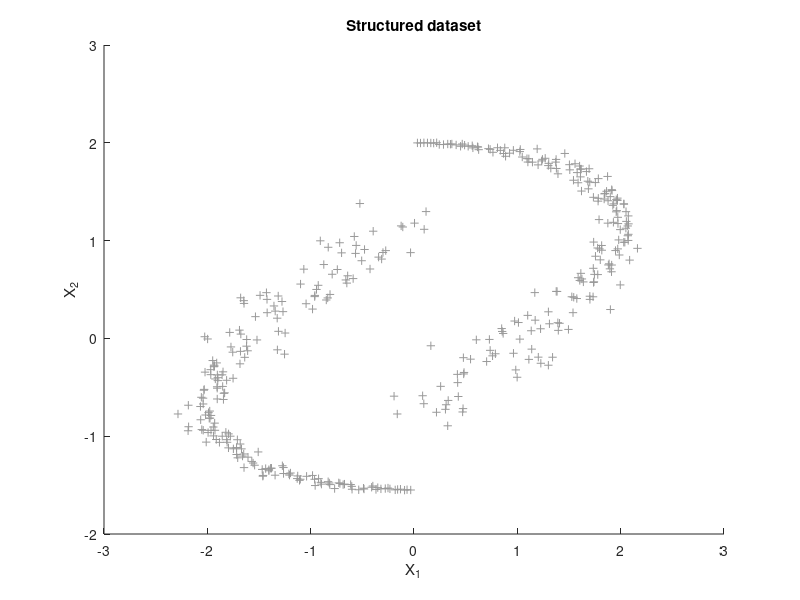

Here is the MATLAB script that generated this plot: (Note: this script raises an error after producing the figure.)
% Copyright (c) 2011,  KULeuven-ESAT-SCD, License & help @ http://www.esat.kuleuven.be/sista/lssvmlab

disp('  This demo illustrates facilities of LS-SVMlab');
disp('  with respect to unsupervised learning.');

disp(' a demo dataset is generated...');
clear yin yang samplesyin samplesyang mema
% initiate variables and construct the data
nb =200;
sig = .20;

% construct data
leng = 1;
for t=1:nb, 
  yin(t,:) = [2.*sin(t/nb*pi*leng) 2.*cos(.61*t/nb*pi*leng) (t/nb*sig)]; 
  yang(t,:) = [-2.*sin(t/nb*pi*leng) .45-2.*cos(.61*t/nb*pi*leng) (t/nb*sig)]; 
  samplesyin(t,:)  = [yin(t,1)+yin(t,3).*randn   yin(t,2)+yin(t,3).*randn];
  samplesyang(t,:) = [yang(t,1)+yang(t,3).*randn   yang(t,2)+yang(t,3).*randn];
end

% plot the data
figure; hold on;
plot(samplesyin(:,1),samplesyin(:,2),'+','Color',[0.6 0.6 0.6]);
plot(samplesyang(:,1),samplesyang(:,2),'+','Color',[0.6 0.6 0.6]);
xlabel('X_1');
ylabel('X_2');
title('Structured dataset');
disp('  (press any key)');
pause

%
% kernel based Principal Component Analysis
%
disp(' ');
disp('  extract the principal eigenvectors in feature space');
disp(' >> nb_pcs=4;'); nb_pcs = 4;
disp(' >> sig2 = .8;'); sig2 = .8;
disp(' >> [lam,U] = kpca([samplesyin;samplesyang],''RBF_kernel'',sig2,[],''eigs'',nb_pcs); ');
[lam,U] = kpca([samplesyin;samplesyang],'RBF_kernel',sig2,[],'eigs',nb_pcs);
disp('  (press any key)');
pause

%
% make a grid over the inputspace
%
disp(' ');
disp(' make a grid over the inputspace:');
disp('>> Xax = -3:0.1:3; Yax = -2.0:0.1:2.5;'); Xax = -3:0.1:3; Yax = -2.0:0.1:2.5;
disp('>> [A,B] = meshgrid(Xax,Yax);'); [A,B] = meshgrid(Xax,Yax);
disp('>> grid = [reshape(A,prod(size(A)),1) reshape(B,1,prod(size(B)))'']; ');
grid = [reshape(A,numel(A),1) reshape(B,1,numel(B))'];


%
% compute projections of each point of the inputspace on the
% principal components
%
disp(' ');
disp('  compute projections of each point of the inputspace on the  ');
disp('  principal components');
disp('>> k = kernel_matrix([samplesyin;samplesyang],''RBF_kernel'',sig2,grid)'';  ');
k = kernel_matrix([samplesyin;samplesyang],'RBF_kernel',sig2,grid)';
disp('>> projections = k*U;'); projections = k*U; 
disp('>> contour(Xax,Yax,reshape(projections(:,1),length(Yax),length(Xax)));'); 
contour(Xax,Yax,reshape(projections(:,1),length(Yax),length(Xax)));
title('Projections onto the first kernel PC');
disp('  (press any key)');
pause



%
% Compute the approximate pre-image in the input space
disp(' ');
disp(' Compute the approximate pre-image in the input space');


  disp(' For every point, the approximate pre-image is computed using:');
  disp(' ----------------------------------------------------------');
  disp(' ');
  disp('>> Xd=preimage_rbf([samplesyin;samplesyang],sig2,U); ');
  Xd=preimage_rbf([samplesyin;samplesyang],sig2,U);
  figure; hold on;
  plot(samplesyin(:,1),samplesyin(:,2),'+','Color',[0.6 0.6 0.6]);
  plot(samplesyang(:,1),samplesyang(:,2),'+','Color',[0.6 0.6 0.6]);
  xlabel('x_1');
  ylabel('x_2');
  disp('>> plot(Xd(:,1),Xd(:,2),''ko''); '); plot(Xd(:,1),Xd(:,2),'bo');
  disp(' ');
  title('Denoising (''o'') by computing an approximate pre-image');
  disp(' ');
  disp(' In the last figure, one can see the original datapoints');
  disp('(''*'') and the reconstructed data (''o'').  ');
  disp(' ');
  disp(' ');
disp('  This  concludes this demo');
hold off 